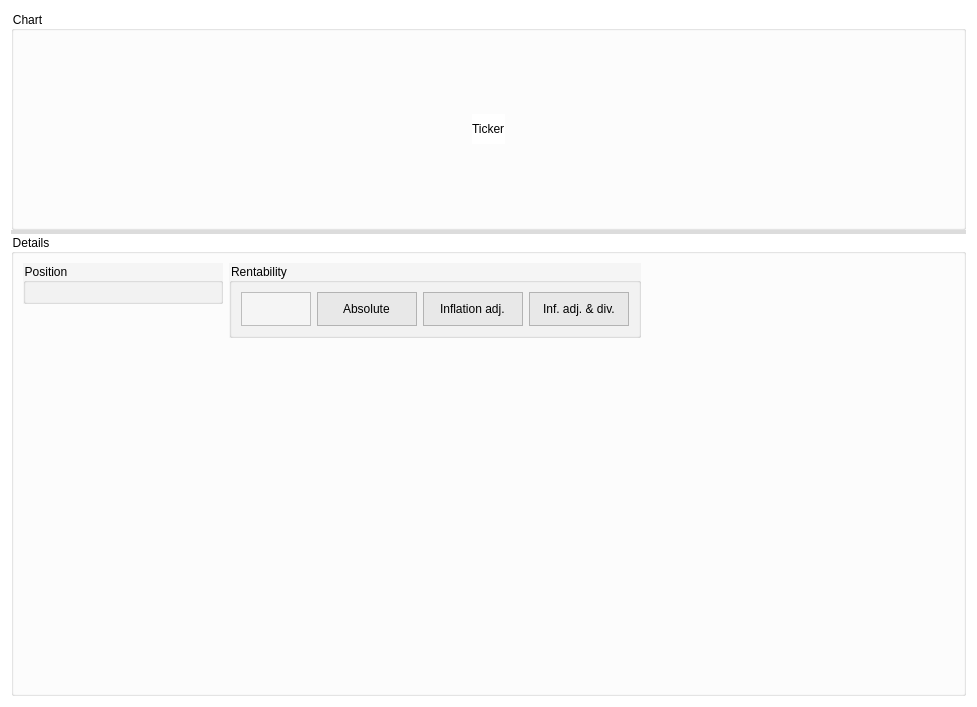
<?xml version="1.0" encoding="UTF-8"?>
<ui version="4.0">
 <class>Form</class>
 <widget class="QWidget" name="Form">
  <property name="geometry">
   <rect>
    <x>0</x>
    <y>0</y>
    <width>977</width>
    <height>707</height>
   </rect>
  </property>
  <property name="windowTitle">
   <string>Form</string>
  </property>
  <property name="styleSheet">
   <string notr="true">background-color: rgb(255, 255, 255);</string>
  </property>
  <layout class="QGridLayout" name="gridLayout">
   <item row="1" column="0">
    <widget class="QSplitter" name="splitter">
     <property name="styleSheet">
      <string notr="true">QSplitter::handle { background-color: rgb(220, 220, 220); }</string>
     </property>
     <property name="orientation">
      <enum>Qt::Vertical</enum>
     </property>
     <widget class="QGroupBox" name="groupBox">
      <property name="minimumSize">
       <size>
        <width>0</width>
        <height>200</height>
       </size>
      </property>
      <property name="styleSheet">
       <string notr="true"/>
      </property>
      <property name="title">
       <string>Chart</string>
      </property>
      <layout class="QGridLayout" name="gridLayout_2">
       <item row="1" column="0">
        <layout class="QGridLayout" name="plot_grid"/>
       </item>
       <item row="0" column="0" alignment="Qt::AlignHCenter">
        <widget class="QLabel" name="ticker">
         <property name="maximumSize">
          <size>
           <width>16777215</width>
           <height>30</height>
          </size>
         </property>
         <property name="text">
          <string>Ticker</string>
         </property>
        </widget>
       </item>
      </layout>
     </widget>
     <widget class="QGroupBox" name="groupBox_2">
      <property name="title">
       <string>Details</string>
      </property>
      <layout class="QGridLayout" name="gridLayout_4">
       <item row="0" column="5" rowspan="2">
        <spacer name="horizontalSpacer">
         <property name="orientation">
          <enum>Qt::Horizontal</enum>
         </property>
         <property name="sizeHint" stdset="0">
          <size>
           <width>40</width>
           <height>20</height>
          </size>
         </property>
        </spacer>
       </item>
       <item row="0" column="1" rowspan="2" alignment="Qt::AlignTop">
        <widget class="QGroupBox" name="groupBox_4">
         <property name="styleSheet">
          <string notr="true">background-color: rgb(245, 245, 245);</string>
         </property>
         <property name="title">
          <string>Rentability</string>
         </property>
         <property name="flat">
          <bool>true</bool>
         </property>
         <layout class="QGridLayout" name="gridLayout_9">
          <item row="0" column="0">
           <widget class="QFrame" name="frame_4">
            <property name="minimumSize">
             <size>
              <width>70</width>
              <height>0</height>
             </size>
            </property>
            <property name="frameShape">
             <enum>QFrame::StyledPanel</enum>
            </property>
            <property name="frameShadow">
             <enum>QFrame::Raised</enum>
            </property>
            <layout class="QGridLayout" name="gridLayout_5">
             <item row="0" column="0">
              <layout class="QVBoxLayout" name="names"/>
             </item>
             <item row="1" column="0">
              <widget class="QLabel" name="label_2">
               <property name="maximumSize">
                <size>
                 <width>16777215</width>
                 <height>15</height>
                </size>
               </property>
               <property name="text">
                <string/>
               </property>
              </widget>
             </item>
            </layout>
           </widget>
          </item>
          <item row="0" column="2">
           <widget class="QFrame" name="frame_6">
            <property name="minimumSize">
             <size>
              <width>100</width>
              <height>0</height>
             </size>
            </property>
            <property name="styleSheet">
             <string notr="true">background-color: rgb(232, 232, 232);</string>
            </property>
            <property name="frameShape">
             <enum>QFrame::StyledPanel</enum>
            </property>
            <property name="frameShadow">
             <enum>QFrame::Raised</enum>
            </property>
            <layout class="QGridLayout" name="gridLayout_7">
             <property name="leftMargin">
              <number>5</number>
             </property>
             <property name="rightMargin">
              <number>5</number>
             </property>
             <item row="0" column="0">
              <layout class="QVBoxLayout" name="ipca"/>
             </item>
             <item row="1" column="0" alignment="Qt::AlignHCenter">
              <widget class="QLabel" name="label_6">
               <property name="maximumSize">
                <size>
                 <width>16777215</width>
                 <height>15</height>
                </size>
               </property>
               <property name="text">
                <string>Inflation adj.</string>
               </property>
              </widget>
             </item>
            </layout>
           </widget>
          </item>
          <item row="0" column="1">
           <widget class="QFrame" name="frame_5">
            <property name="minimumSize">
             <size>
              <width>100</width>
              <height>0</height>
             </size>
            </property>
            <property name="styleSheet">
             <string notr="true">background-color: rgb(232, 232, 232);</string>
            </property>
            <property name="frameShape">
             <enum>QFrame::StyledPanel</enum>
            </property>
            <property name="frameShadow">
             <enum>QFrame::Raised</enum>
            </property>
            <layout class="QGridLayout" name="gridLayout_6">
             <property name="leftMargin">
              <number>5</number>
             </property>
             <property name="rightMargin">
              <number>5</number>
             </property>
             <item row="0" column="0">
              <layout class="QVBoxLayout" name="real"/>
             </item>
             <item row="1" column="0" alignment="Qt::AlignHCenter">
              <widget class="QLabel" name="label_4">
               <property name="maximumSize">
                <size>
                 <width>16777215</width>
                 <height>15</height>
                </size>
               </property>
               <property name="text">
                <string>Absolute</string>
               </property>
              </widget>
             </item>
            </layout>
           </widget>
          </item>
          <item row="0" column="3">
           <widget class="QFrame" name="frame_7">
            <property name="minimumSize">
             <size>
              <width>100</width>
              <height>0</height>
             </size>
            </property>
            <property name="styleSheet">
             <string notr="true">background-color: rgb(232, 232, 232);</string>
            </property>
            <property name="frameShape">
             <enum>QFrame::StyledPanel</enum>
            </property>
            <property name="frameShadow">
             <enum>QFrame::Raised</enum>
            </property>
            <layout class="QGridLayout" name="gridLayout_8">
             <property name="leftMargin">
              <number>5</number>
             </property>
             <property name="rightMargin">
              <number>5</number>
             </property>
             <item row="0" column="0">
              <layout class="QVBoxLayout" name="ipcaprov"/>
             </item>
             <item row="1" column="0" alignment="Qt::AlignHCenter">
              <widget class="QLabel" name="label_7">
               <property name="maximumSize">
                <size>
                 <width>16777215</width>
                 <height>15</height>
                </size>
               </property>
               <property name="text">
                <string>&lt;html&gt;&lt;head/&gt;&lt;body&gt;&lt;p&gt;Inf. adj. &amp;amp; div.&lt;/p&gt;&lt;/body&gt;&lt;/html&gt;</string>
               </property>
              </widget>
             </item>
            </layout>
           </widget>
          </item>
         </layout>
        </widget>
       </item>
       <item row="0" column="0" rowspan="2" alignment="Qt::AlignTop">
        <widget class="QGroupBox" name="groupBox_3">
         <property name="minimumSize">
          <size>
           <width>200</width>
           <height>0</height>
          </size>
         </property>
         <property name="styleSheet">
          <string notr="true">background-color: rgb(245, 245, 245);</string>
         </property>
         <property name="title">
          <string>Position</string>
         </property>
         <property name="flat">
          <bool>true</bool>
         </property>
         <layout class="QGridLayout" name="gridLayout_3">
          <item row="0" column="0">
           <layout class="QFormLayout" name="poslayout"/>
          </item>
         </layout>
        </widget>
       </item>
      </layout>
     </widget>
    </widget>
   </item>
  </layout>
 </widget>
 <resources/>
 <connections/>
</ui>
